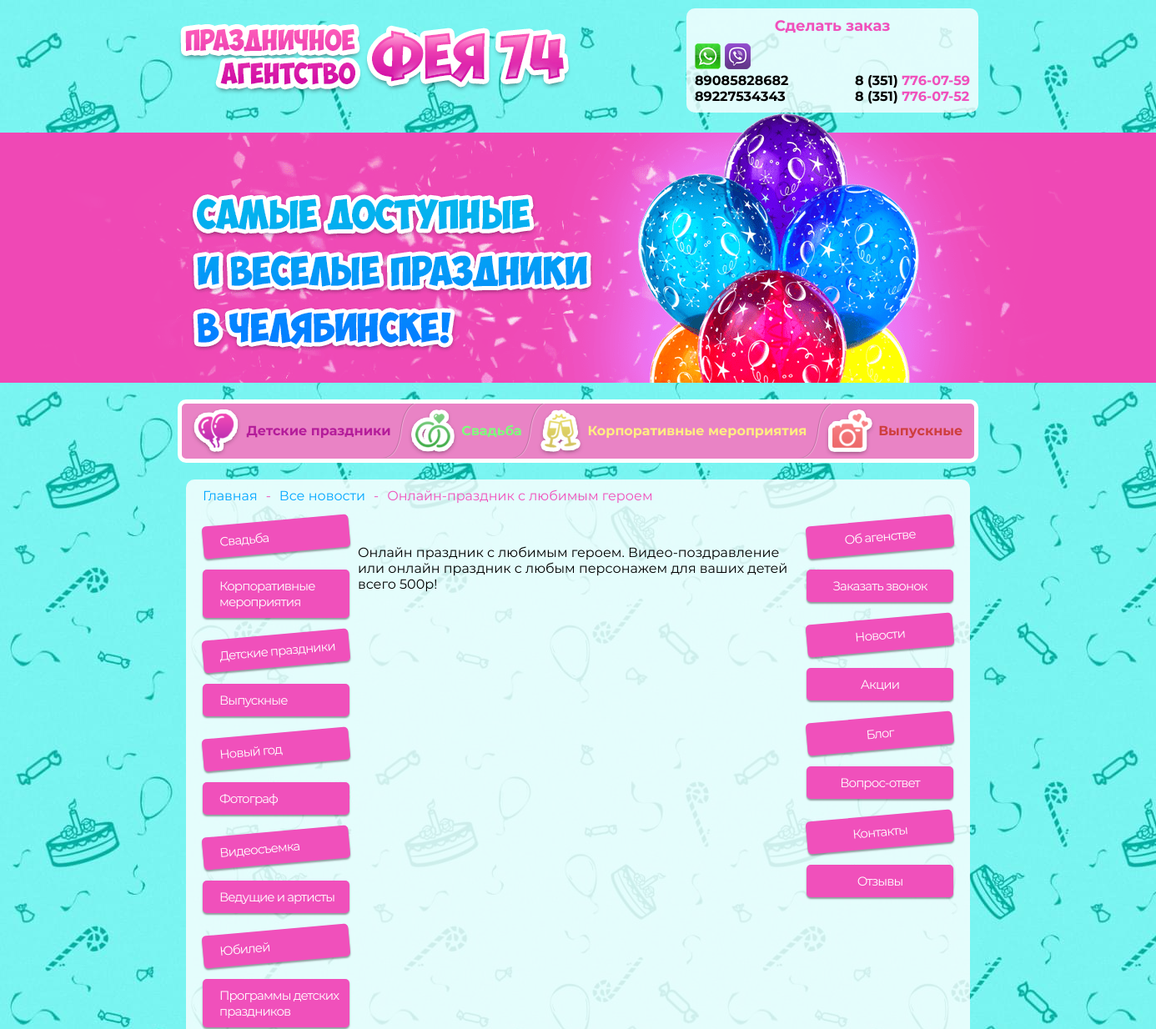
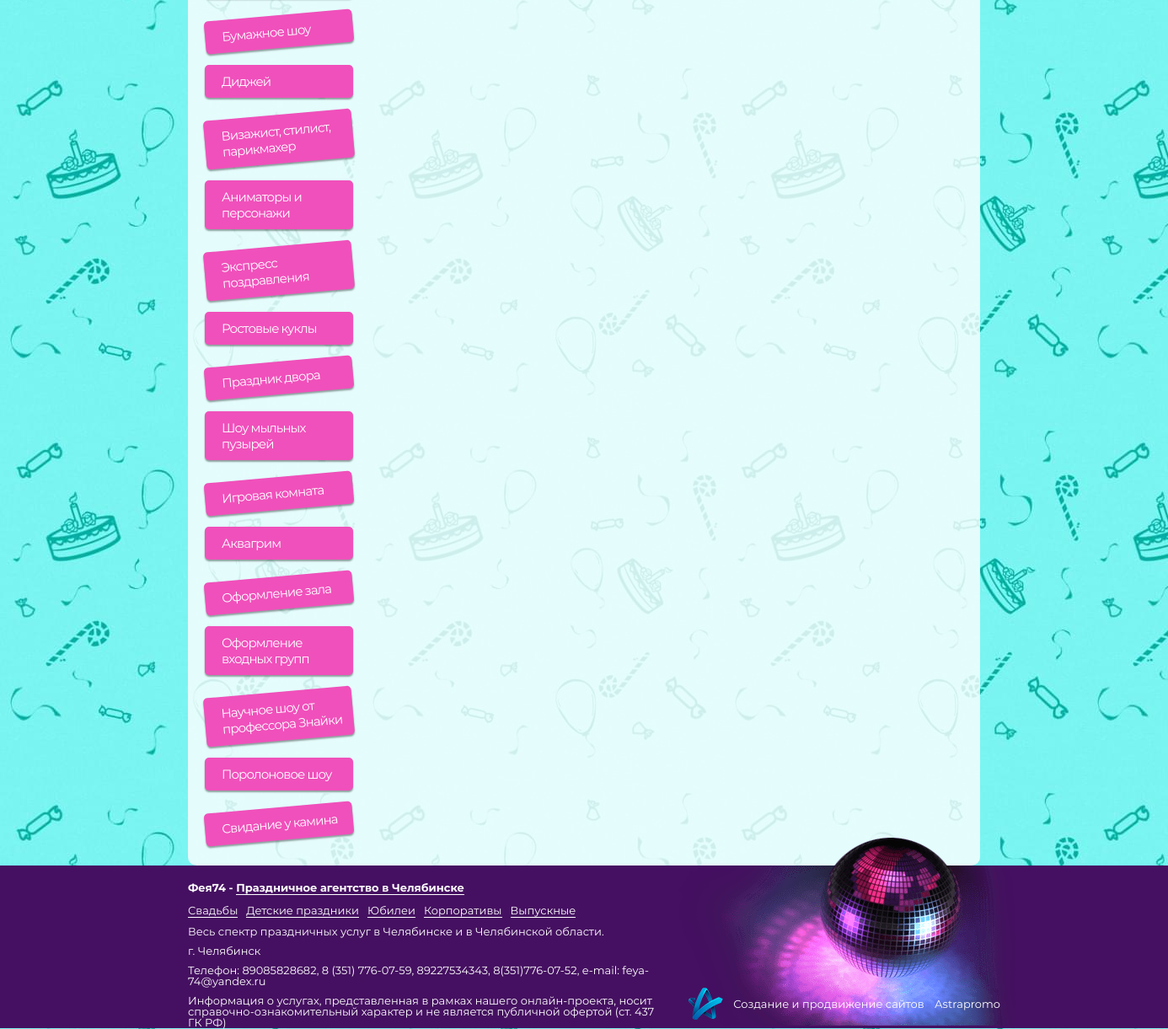
Page /news/onlayn-prazdnik-s-lyubimym-geroem/ on the committed database (2 pictures, top to bottom).
### pages/models.py (models this page shows, shortened)
class TopMenuItem(models.Model):
    banner_bg = models.ImageField('Картинка баннера',upload_to='banner/', blank=False, null=True)
    name = models.CharField('Название пункта', max_length=255, blank=False, null=True)
    event_url = models.ForeignKey(EventPage, on_delete=models.SET_NULL, blank=True, null=True,
                                   verbose_name='Ссылка на мероприятие')
    custom_url = models.CharField('Ссылка(без указания домена)', max_length=100, blank=True, null=True)
    is_active = models.BooleanField('Отображать ?', default=True)
    class Meta:
        verbose_name = "Пункт верхнего меню"
        verbose_name_plural = "Пункты верхнего меню"

class LeftMenuItem(models.Model):
    icon = models.ImageField('Иконка',upload_to='menu_icons/', blank=False, null=True)
    event_url = models.ForeignKey(EventPage, on_delete=models.SET_NULL, blank=True, null=True,
                                   verbose_name='Ссылка на мероприятие')
    custom_url = models.CharField('Ссылка(без указания домена)', max_length=100, blank=True, null=True)
    is_active = models.BooleanField('Отображать ?', default=True)
    class Meta:
        verbose_name = "Пункт левого меню"
        verbose_name_plural = "Пункты левого меню"

class RightMenuItem(models.Model):
    name = models.CharField('Название пункта (указывать если используется Ссылка(без указания домена))', max_length=255, blank=True, null=True)
    static_url = models.ForeignKey(StaticPage, on_delete=models.SET_NULL, blank=True, null=True,
                                   verbose_name='Ссылка на статическую страницу')
    custom_url = models.CharField('Ссылка(без указания домена)', max_length=100, blank=True, null=True)
    is_callback = models.BooleanField('Кнопка заказать звонок ?', default=False)
    is_active = models.BooleanField('Отображать ?', default=True)
    class Meta:
        verbose_name = "Пункт правого меню"
        verbose_name_plural = "Пункты правого меню"

class StaticPage(models.Model):
    name = models.CharField('Название страницы', max_length=255, blank=False, null=True)
    auto_slug = models.BooleanField('Создать ЧПУ ?', default=True)
    name_slug = models.CharField(max_length=255, blank=True, null=True)
    is_home_page = models.BooleanField('Главная страница ?', default=False)
    content = RichTextUploadingField('Основной контент', blank=True, null=True)
    class Meta:
        verbose_name = "Статическая страница"
        verbose_name_plural = "Статические страницы"

### news/models.py (models this page shows, shortened)
class News(models.Model):
    name = models.CharField('Название новости', max_length=255, blank=False, null=True)
    auto_slug = models.BooleanField('Создать ЧПУ ?', default=True)
    name_slug = models.CharField(max_length=255, blank=True, null=True,editable=False)
    preview = models.ImageField('Картинка превью', upload_to='news/', blank=False, null=True)
    main_img = models.ImageField('Картинка Новости', upload_to='news/', blank=False, null=True)
    page_title = models.CharField('Название страницы SEO', max_length=255, blank=True, null=True)
    page_description = models.TextField('Описание страницы SEO', blank=True, null=True)
    page_keywords = models.TextField('Keywords SEO', blank=True, null=True)
    content = RichTextUploadingField('Основной контент', blank=True, null=True)
    is_active = models.BooleanField('Отображать ?', default=True)
    show_at_index = models.BooleanField('Отображать на главной?', default=False)
    class Meta:
        verbose_name = "Новость"
        verbose_name_plural = "Новости"

### events_content/models.py (models this page shows, shortened)
class EventPage(models.Model):
    name = models.CharField('Название страницы', max_length=255, blank=False, null=True)
    auto_slug = models.BooleanField('Создать ЧПУ ?', default=True)
    name_slug = models.CharField(max_length=255, blank=True, null=True)
    content = RichTextUploadingField('Основной контент', blank=True, null=True)
    page_title = models.CharField('Название страницы SEO', max_length=255, blank=True, null=True)
    page_description = models.TextField('Описание страницы SEO', blank=True, null=True)
    page_keywords = models.TextField('Keywords SEO', blank=True, null=True)
    top_menu = models.ManyToManyField('pages.TopMenuItem',
                                 blank=True,
                                 verbose_name='Показывать в меню'
                                 ,related_name='event_items')
    class Meta:
        verbose_name = "Мероприятие"
        verbose_name_plural = "Мероприятия"

### news/views.py (the view)
# urls.py: path('<name_slug>/', views.news_single_page, name='news_single_page'),
def news_single_page(request,name_slug):
    page = News.objects.get(name_slug=name_slug)
    title = page.page_title
    description = page.page_description
    keywords = page.page_keywords
    page_content = page.content
    return render(request, 'pages/news_single.html', locals())

### pages/context_processors.py (called while the page is built)
def side_menus(request):
    leftMenu = LeftMenuItem.objects.filter(is_active=True)
    rightMenu = RightMenuItem.objects.filter(is_active=True)
    topMenu = TopMenuItem.objects.all()
    return locals()

### templates/pages/news_single.html (shortened to what this page needs)
{% extends 'basic.html' %}
{% load static %}
{% block content %}
     <main>
  <section class="main-content">
    <div class="container">
      <div class="main-content_wrapper">
        <div class="breadcrumbs">
          <ul class="breadcrumbs-wrapper">
            <li class="breadcrumbs-item"><a class="breadcrumbs-link" href="/">Главная</a></li>
            <li class="breadcrumbs-item"><a class="breadcrumbs-link" href="{% url 'blogs_page' %}">Все новости</a></li>
            <li class="breadcrumbs-item">{{ page.name }}</li>
          </ul>
        </div>
        <div class="main-content__inner">
       {% include 'pages/left-menu.html' %}
          <div class="main-content__center">
              <div class="content">
                   {{ page.content | safe }}
              </div>
          </div>
        {% include 'pages/right-menu.html' %}
        </div>
      </div>
    </div>
  </section>
</main>
{% endblock %}

### templates/header.html (shortened to what this page needs)
{% load static %}
<header class="header">
  <div class="header__top">
    <div class="header__top-logo">
      <a href="/"><img src="{% static 'images/logo.png' %}" alt=""></a>
    </div>
    <div class="header__top-call">
      <p class="header__top-call-title">Сделать заказ</p>
      <div class="header__top-call-wrapper">
        <div class="header__top-call-messengers">
          <img src="{% static 'images/icon_watsapp.png' %}" alt="">
          <img src="{% static 'images/icon_viber.png' %}" alt="">
          <p class="header__top-call-messengers">89085828682</p>
          <p class="header__top-call-messengers">89227534343</p>
        </div>
        <div class="header__top-call-phones">
          <p class="header__top-call-phones-item ">8 (351) <span>776-07-59</span></p>
          <p class="header__top-call-phones-item">8 (351) <span>776-07-52</span></p>
        </div>
      </div>
    </div>
  </div>
  <div id="banner" class="header__banner" style="background: url({% static 'images/b1.png' %})"></div>
  <nav class="header__menu">
    <ul class="header__menu-wrapper">
        {% for topItem in topMenu %}
      <li class="header__menu-item"><a  onmouseover="changeBanner('{{ topItem.banner_bg.url }}','{{ topItem.id }}')" class="header__menu-link" href="{% url 'event_page' topItem.event_url.name_slug %}">{{ topItem.name }}</a>
      </li>
        {% endfor %}
    </ul>
  </nav>
</header>

### templates/pages/left-menu.html
<div class="main-content__sidemenu">
    <ul class="sidemenu">
        {% for item in leftMenu %}
            <li class="sidemenu__item">
                <a class="sidemenu__link"
                   href="{% url 'event_page' item.event_url.name_slug %}">
                    <img src="{{ item.icon.url }}" alt="">{{ item.event_url.name }}
                </a>
            </li>
        {% endfor %}
    </ul>
</div>

### templates/pages/right-menu.html
<div class="main-content__sidemenu">
    <ul class="sidemenu">
        {% for item in rightMenu %}
            <li class="sidemenu__item">
            {% if not item.is_callback %}
                {% if item.static_url %}
                    <a style="justify-content: center;" class="sidemenu__link"
                       href="{% url 'static_page' item.static_url.name_slug %}">
                        {{ item.static_url.name }}
                    </a>
                {% else %}
                     <a style="justify-content: center;" class="sidemenu__link"
                       href="{{ item.custom_url }}">
                        {{ item.name }}
                    </a>
                {% endif %}
            {% else %}
                 <a style="justify-content: center;" class="sidemenu__link"
                   href="">
                   Заказать звонок
                </a>
            {% endif %}
            </li>
        {% endfor %}
    </ul>
</div>

### templates/basic.html (style rules this page uses)
body { overflow-x: hidden; }
.content p { margin: 10px 0; }
.sidemenu__link { font-size: 15px; letter-spacing: -0.9px; }

### rows in the picture
TopMenuItem: name "Детские праздники"
TopMenuItem: name "Свадьба"
TopMenuItem: name "Корпоративные мероприятия"
TopMenuItem: name "Выпускные"
News: name "Онлайн-праздник с любимым героем", content "Онлайн праздник с любимым героем. Видео-поздравление или онлайн праздник с любым персонажем для ваших детей всего 500р!"
LeftMenuItem: event_url.name "Свадьба"
LeftMenuItem: event_url.name "Корпоративные мероприятия"
LeftMenuItem: event_url.name "Детские праздники"
LeftMenuItem: event_url.name "Выпускные"
LeftMenuItem: event_url.name "Новый год"
LeftMenuItem: event_url.name "Фотограф"
LeftMenuItem: event_url.name "Видеосъемка"
LeftMenuItem: event_url.name "Ведущие и артисты"
LeftMenuItem: event_url.name "Юбилей"
LeftMenuItem: event_url.name "Программы детских праздников"
LeftMenuItem: event_url.name "Бумажное шоу"
LeftMenuItem: event_url.name "Диджей"
LeftMenuItem: event_url.name "Визажист, стилист, парикмахер"
LeftMenuItem: event_url.name "Аниматоры и персонажи"
LeftMenuItem: event_url.name "Экспресс поздравления"
LeftMenuItem: event_url.name "Ростовые куклы"
LeftMenuItem: event_url.name "Праздник двора"
LeftMenuItem: event_url.name "Шоу мыльных пузырей"
LeftMenuItem: event_url.name "Игровая комната"
LeftMenuItem: event_url.name "Аквагрим"
LeftMenuItem: event_url.name "Оформление зала"
LeftMenuItem: event_url.name "Оформление входных групп"
LeftMenuItem: event_url.name "Научное шоу от профессора Знайки"
LeftMenuItem: event_url.name "Поролоновое шоу"
LeftMenuItem: event_url.name "Свидание у камина"
RightMenuItem: static_url.name "Об агенстве"
RightMenuItem: is_callback "Заказать звонок"
RightMenuItem: name "Новости"
RightMenuItem: name "Акции"
RightMenuItem: name "Блог"
RightMenuItem: name "Вопрос-ответ"
RightMenuItem: static_url.name "Контакты"
RightMenuItem: name "Отзывы"
